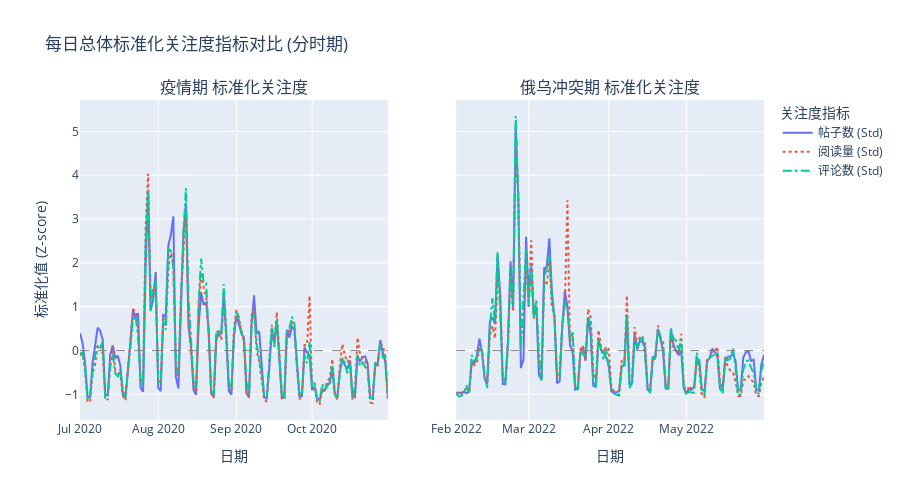

Notebook source saved alongside this figure:
### Code cell
# 5.5 标准化市场关注度权重指标对比
if daily_agg_overall is not None:
    print("绘制标准化总体关注度指标对比图 (独立子图)...")
    df_att = daily_agg_overall[['Date', 'Period', 'Tpostnum', 'Readnum', 'Commentnum']].copy()

    # 标准化 (Z-score)，按 Period 分别进行
    metrics_to_std = ['Tpostnum', 'Readnum', 'Commentnum']
    std_cols = [] # 存储标准化后的列名
    for col in metrics_to_std:
        std_col_name = f'{col}_std'
        df_att[std_col_name] = df_att.groupby('Period')[col].transform(lambda x: (x - x.mean()) / (x.std() + EPSILON))
        std_cols.append(std_col_name)

    # 定义时期名称和对应的子图列号
    periods = df_att['Period'].unique()
    if len(periods) != 2:
        print("警告：数据不只包含两个时期，无法按预期绘制一行两列图。将只绘制前两个时期。")
        periods = periods[:2] # 最多取前两个

    period_col_map = {periods[0]: 1, periods[1]: 2} # 将时期映射到列号 1 和 2

    # 定义指标名称和绘图颜色/样式的映射
    metric_map = {
        'Tpostnum_std': {'name': '帖子数 (Std)', 'color': px.colors.qualitative.Plotly[0], 'dash': None},
        'Readnum_std': {'name': '阅读量 (Std)', 'color': px.colors.qualitative.Plotly[1], 'dash': 'dot'},
        'Commentnum_std': {'name': '评论数 (Std)', 'color': px.colors.qualitative.Plotly[2], 'dash': 'dashdot'}
    }

    # --- 创建子图 ---
    # subplot_titles 包含每个子图的标题
    fig_att_subplots = make_subplots(rows=1, cols=2,
                                     subplot_titles=[f"{p} 标准化关注度" for p in periods],
                                     shared_yaxes=True) # 可以选择共享Y轴，因为都是标准化值

    # --- 循环绘制 ---
    legend_added = set() # 用于跟踪哪些图例项已添加

    for period_name, col_index in period_col_map.items():
        df_period = df_att[df_att['Period'] == period_name] # 筛选出当前时期的数据

        for std_col, style in metric_map.items():
            if std_col in df_period.columns: # 确保列存在
                metric_name_legend = style['name']
                # 控制图例显示：只在第一次添加到图例时显示
                show_legend_flag = metric_name_legend not in legend_added
                fig_att_subplots.add_trace(go.Scatter(
                    x=df_period['Date'],
                    y=df_period[std_col],
                    mode='lines',
                    name=metric_name_legend, # 图例名称
                    line=dict(color=style['color'], dash=style['dash']),
                    showlegend=show_legend_flag # 控制是否显示图例项
                ), row=1, col=col_index)
                legend_added.add(metric_name_legend) # 记录已添加的图例项

        # 为每个子图添加零线
        fig_att_subplots.add_hline(y=0, line_width=1, line_dash="dash", line_color="grey", row=1, col=col_index)
        # 为每个子图设置X轴标签
        fig_att_subplots.update_xaxes(title_text="日期", row=1, col=col_index)


    # --- 更新整体布局 ---
    fig_att_subplots.update_layout(
        title_text='每日总体标准化关注度指标对比 (分时期)',
        height=500, # 可以调整高度
        hovermode="x unified", # 统一X轴的悬停信息
        legend_title_text='关注度指标' # 设置图例标题
    )
    # 设置共享的Y轴标签
    fig_att_subplots.update_yaxes(title_text="标准化值 (Z-score)", row=1, col=1)

    fig_att_subplots.show()
    # fig_att_subplots.write_image("overall_attention_std_comparison_subplots.png")

else:
    print("未聚合 'daily_agg_overall' 数据，无法绘制标准化关注度对比图。")
